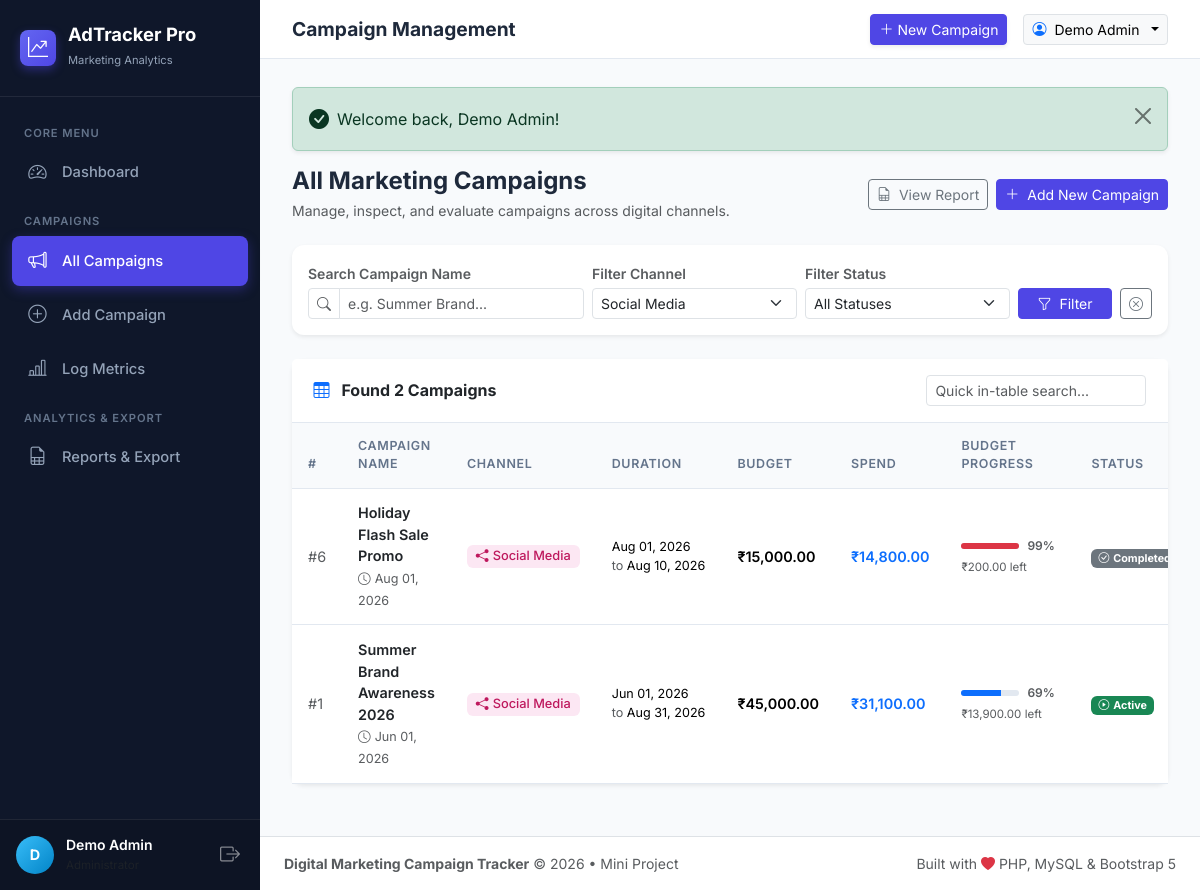
/campaigns.php?channel=Social Media (signed in), run on the app's committed database.
### tables this page shows
CREATE TABLE `campaigns` (
  `id` INT AUTO_INCREMENT PRIMARY KEY,
  `user_id` INT NOT NULL,
  `campaign_name` VARCHAR(200) NOT NULL,
  `channel` ENUM('Social Media', 'Email', 'PPC', 'SEO', 'Display') NOT NULL,
  `start_date` DATE NOT NULL,
  `end_date` DATE NOT NULL,
  `budget` DECIMAL(12, 2) NOT NULL DEFAULT 0.00,
  `status` ENUM('Active', 'Paused', 'Completed') NOT NULL DEFAULT 'Active',
  `created_at` TIMESTAMP DEFAULT CURRENT_TIMESTAMP,
  CONSTRAINT `fk_campaigns_user` 
    FOREIGN KEY (`user_id`) REFERENCES `users` (`id`) 
    ON DELETE CASCADE 
    ON UPDATE CASCADE
);

### campaigns.php (the view, shortened to what this page needs)
<?php
require_once __DIR__ . '/includes/header.php';
$search  = trim($_GET['search'] ?? '');
$channel = trim($_GET['channel'] ?? '');
$status  = trim($_GET['status'] ?? '');
$sql = "
    SELECT
        c.*,
        COALESCE(SUM(m.amount_spent), 0) AS total_spent,
        COALESCE(SUM(m.conversions), 0)  AS total_conversions,
        COALESCE(SUM(m.clicks), 0)       AS total_clicks,
        COALESCE(SUM(m.impressions), 0)  AS total_impressions,
        COUNT(m.id)                      AS metric_records_count
    FROM campaigns c
    LEFT JOIN campaign_metrics m ON c.id = m.campaign_id
    WHERE 1=1
";
$params = [];
if (!empty($channel)) {
    $sql .= " AND c.channel = :channel";
    $params[':channel'] = $channel;
}
$sql .= " GROUP BY c.id ORDER BY c.id DESC";
try {
    $stmt = $pdo->prepare($sql);
    $stmt->execute($params);
    $campaigns = $stmt->fetchAll();
} catch (PDOException $e) {
    die("Error fetching campaigns: " . htmlspecialchars($e->getMessage()));
}
?>
<div class="d-flex flex-wrap justify-content-between align-items-center mb-4 gap-3">
    <div>
        <h4 class="fw-bold mb-1">All Marketing Campaigns</h4>
        <p class="text-muted small mb-0">Manage, inspect, and evaluate campaigns across digital channels.</p>
    </div>
    <div class="d-flex gap-2">
        <a href="reports.php" class="btn btn-outline-secondary btn-sm">
            <i class="bi bi-file-earmark-spreadsheet me-1"></i> View Report
        </a>
        <a href="add_campaign.php" class="btn btn-primary btn-sm">
            <i class="bi bi-plus-lg me-1"></i> Add New Campaign
        </a>
    </div>
</div>
<div class="card shadow-sm border-0 mb-4">
    <div class="card-body p-3">
        <form method="GET" action="campaigns.php" class="row g-2 align-items-end">
            <div class="col-md-4">
                <label for="search" class="form-label small fw-semibold text-muted mb-1">Search Campaign Name</label>
                <div class="input-group input-group-sm">
                    <span class="input-group-text bg-white"><i class="bi bi-search text-muted"></i></span>
                    <input type="text" class="form-control" id="search" name="search" value="<?= htmlspecialchars($search) ?>" placeholder="e.g. Summer Brand...">
                </div>
            </div>
            <div class="col-sm-6 col-md-3">
                <label for="channel" class="form-label small fw-semibold text-muted mb-1">Filter Channel</label>
                <select class="form-select form-select-sm" id="channel" name="channel">
                    <option value="Social Media" <?= ($channel === 'Social Media') ? 'selected' : '' ?>>Social Media</option>
                </select>
            </div>
            <div class="col-sm-6 col-md-3">
                <label for="status" class="form-label small fw-semibold text-muted mb-1">Filter Status</label>
                <select class="form-select form-select-sm" id="status" name="status">
                    <option value="">All Statuses</option>
                </select>
            </div>
            <div class="col-md-2 d-flex gap-2">
                <button type="submit" class="btn btn-sm btn-primary w-100">
                    <i class="bi bi-funnel me-1"></i> Filter
                </button>
                <?php if (!empty($search) || !empty($channel) || !empty($status)): ?>
                    <a href="campaigns.php" class="btn btn-sm btn-outline-secondary" title="Reset Filters">
                        <i class="bi bi-x-circle"></i>
                    </a>
                <?php endif; ?>
            </div>
        </form>
    </div>
</div>
<div class="card shadow-sm border-0">
    <div class="card-header bg-white d-flex justify-content-between align-items-center py-3">
        <span class="fw-bold text-dark">
            <i class="bi bi-table me-2 text-primary"></i>
            Found <?= count($campaigns) ?> Campaign<?= count($campaigns) !== 1 ? 's' : '' ?>
        </span>
        <div class="d-none d-md-block" style="width: 220px;">
            <input type="text" id="tableLiveSearch" class="form-control form-control-sm" placeholder="Quick in-table search...">
        </div>
    </div>
    <div class="card-body p-0">
        <div class="table-responsive">
            <table class="table table-hover align-middle mb-0" id="campaignsDataTable">
                <thead class="table-light">
                    <tr>
                        <th style="width: 50px;">#</th>
                        <th>Campaign Name</th>
                        <th>Channel</th>
                        <th>Duration</th>
                        <th>Budget</th>
                        <th>Spend</th>
                        <th style="min-width: 130px;">Budget Progress</th>
                        <th>Status</th>
                    </tr>
                </thead>
                <tbody>
                    <?php if (empty($campaigns)): ?>
                        <tr>
                            <td colspan="9" class="text-center py-5 text-muted">
                                <i class="bi bi-search fs-2 d-block mb-2"></i>
                                No campaigns match your current filters.
                                <div class="mt-2">
                                    <a href="campaigns.php" class="btn btn-sm btn-outline-secondary me-2">Clear Filters</a>
                                    <a href="add_campaign.php" class="btn btn-sm btn-primary">Create New Campaign</a>
                                </div>
                            </td>
                        </tr>
                    <?php else: ?>
                        <?php foreach ($campaigns as $c):
                            $budget = (float)$c['budget'];
                            $spent = (float)$c['total_spent'];
                            $remaining = $budget - $spent;
                            $pct = ($budget > 0) ? min(100, round(($spent / $budget) * 100)) : 0;
                            $barColor = $pct > 90 ? 'bg-danger' : ($pct > 75 ? 'bg-warning' : 'bg-primary');
                        ?>
                            <tr>
                                <td class="text-muted small">#<?= $c['id'] ?></td>
                                <td>
                                    <a href="campaign_detail.php?id=<?= $c['id'] ?>" class="fw-semibold text-dark text-decoration-none d-block">
                                        <?= htmlspecialchars($c['campaign_name']) ?>
                                    </a>
                                    <small class="text-muted">
                                        <i class="bi bi-clock me-1"></i><?= date('M d, Y', strtotime($c['created_at'])) ?>
                                    </small>
                                </td>
                                <td><?= render_channel_badge($c['channel']) ?></td>
                                <td>
                                    <div class="small text-nowrap">
                                        <?= date('M d, Y', strtotime($c['start_date'])) ?><br>
                                        <span class="text-muted">to</span> <?= date('M d, Y', strtotime($c['end_date'])) ?>
                                    </div>
                                </td>
                                <td class="fw-semibold"><?= format_currency($budget) ?></td>
                                <td class="text-primary fw-semibold"><?= format_currency($spent) ?></td>
                                <td>
                                    <div class="d-flex align-items-center gap-2">
                                        <div class="progress flex-grow-1" style="height: 6px;">
                                            <div class="progress-bar <?= $barColor ?>" role="progressbar" style="width: <?= $pct ?>%;" aria-valuenow="<?= $pct ?>" aria-valuemin="0" aria-valuemax="100"></div>
                                        </div>
                                        <small class="text-muted fw-semibold" style="font-size: 0.75rem; min-width: 32px;"><?= $pct ?>%</small>
                                    </div>
                                    <small class="text-muted" style="font-size: 0.72rem;">
                                        <?= format_currency(max(0, $remaining)) ?> left
                                    </small>
                                </td>
                                <td><?= render_status_badge($c['status']) ?></td>
                            </tr>
                        <?php endforeach; ?>
                    <?php endif; ?>
                </tbody>
            </table>
        </div>
    </div>
</div>
<?php require_once __DIR__ . '/includes/footer.php'; ?>

### includes/db_connect.php (shortened to what this page needs)
<?php
function format_currency($amount) {
    return '₹' . number_format((float)($amount ?? 0), 2);
}
function render_status_badge($status) {
    switch ($status) {
        case 'Active':
            return '<span class="badge bg-success"><i class="bi bi-play-circle me-1"></i>Active</span>';
        case 'Completed':
            return '<span class="badge bg-secondary"><i class="bi bi-check-circle me-1"></i>Completed</span>';
    }
}
function render_channel_badge($channel) {
    $icon = 'bi-broadcast';
    $colorClass = 'badge-channel-general';
    switch ($channel) {
        case 'Social Media':
            $icon = 'bi-share-fill';
            $colorClass = 'badge-channel-social';
            break;
    }
    return '<span class="badge channel-badge ' . $colorClass . '"><i class="bi ' . $icon . ' me-1"></i>' . htmlspecialchars($channel) . '</span>';
}

### assets/css/custom.css (style rules this page uses)
:root { --primary-color: #4f46e5; --primary-hover: #4338ca; --primary-light: #eef2ff; --sidebar-bg: #0f172a; --sidebar-hover: #1e293b; --sidebar-active: #4f46e5; --sidebar-text: #94a3b8; --body-bg: #f8fafc; --card-bg: #ffffff; --border-color: #e2e8f0; --text-main: #1e293b; --text-muted: #64748b; }
body { background-color: var(--body-bg); color: var(--text-main); font-family: 'Inter', -apple-system, BlinkMacSystemFont, "Segoe UI", Roboto, Helvetica, Arial, sans-serif; min-height: 100vh; overflow-x: hidden; }
.card { background-color: var(--card-bg); border: 1px solid var(--border-color); border-radius: 12px; box-shadow: 0 1px 3px rgba(0, 0, 0, 0.04), 0 1px 2px rgba(0, 0, 0, 0.02); margin-bottom: 1.5rem; }
.card-header { background-color: transparent; border-bottom: 1px solid var(--border-color); padding: 1.15rem 1.35rem; font-weight: 600; color: var(--text-main); }
.channel-badge { padding: 0.4em 0.7em; font-size: 0.8rem; font-weight: 500; border-radius: 6px; }
.badge-channel-social { background-color: #fce7f3; color: #be185d; }
.table { margin-bottom: 0; vertical-align: middle; }
.table th { font-size: 0.78rem; font-weight: 600; text-transform: uppercase; letter-spacing: 0.05em; color: var(--text-muted); background-color: #f8fafc; border-bottom: 1px solid var(--border-color); padding: 0.85rem 1rem; }
.table td { padding: 0.85rem 1rem; border-bottom: 1px solid var(--border-color); font-size: 0.9rem; }
.btn-primary { background-color: var(--primary-color); border-color: var(--primary-color); }
.progress { height: 8px; border-radius: 4px; background-color: #e2e8f0; }

### data on the page
campaigns: id "6", campaign_name "Holiday Flash Sale Promo", created_at "Aug 01, 2026", channel "Social Media", start_date "Aug 01, 2026", end_date "Aug 10, 2026", budget "₹15,000.00", spent "₹14,800.00", pct "99", remaining "₹200.00", status "Completed" (drawn)
campaigns: id "1", campaign_name "Summer Brand Awareness 2026", created_at "Jun 01, 2026", channel "Social Media", start_date "Jun 01, 2026", end_date "Aug 31, 2026", budget "₹45,000.00", spent "₹31,100.00", pct "69", remaining "₹13,900.00", status "Active" (drawn)

### other printed values
substr(current_user_name(), 0, 1) "D"
current_user_name() "Demo Admin"
$header_title "Campaign Management"
$flash['text'] "Welcome back, Demo Admin!"
count($campaigns) "2"
